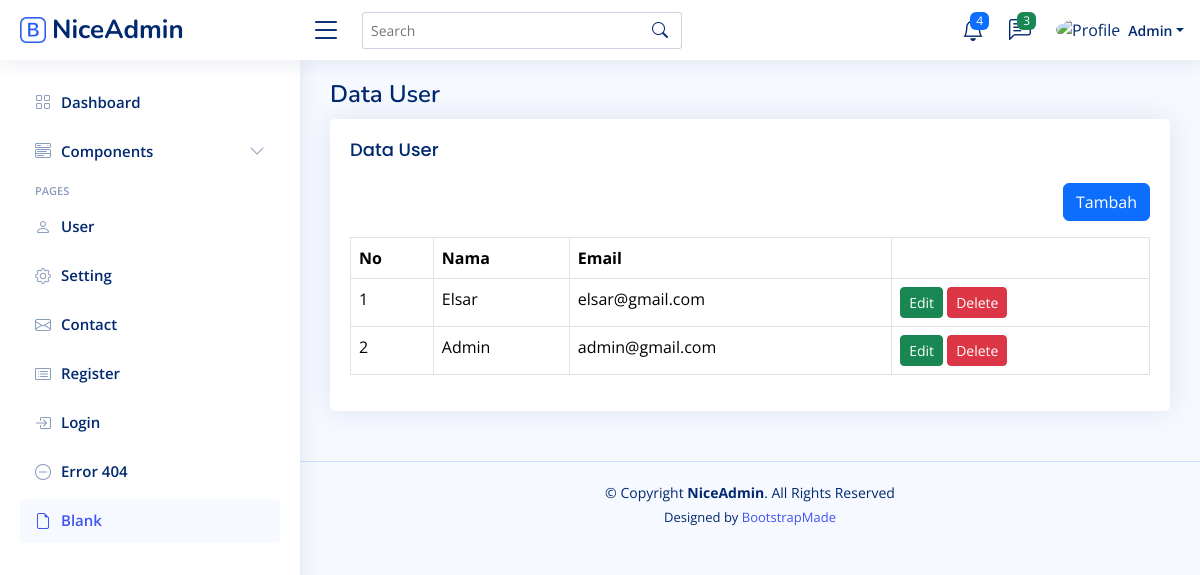
Screenshot of /admin/home.php?page=user (signed in) with the database file from the repository.
### tables this page shows
CREATE TABLE `users` (
  `id` int(11) NOT NULL,
  `name` varchar(50) NOT NULL,
  `email` varchar(50) NOT NULL,
  `password` varchar(100) NOT NULL,
  `created_at` timestamp NOT NULL DEFAULT current_timestamp(),
  `updated_at` timestamp NULL DEFAULT NULL ON UPDATE current_timestamp()
);

### admin/content/user.php (the view)
<?php
$query = mysqli_query($koneksi, "SELECT * FROM users ORDER BY id DESC");
$rows = mysqli_fetch_all($query, MYSQLI_ASSOC);
?>
<div class="pagetitle">
  <h1>Data User</h1>
</div>
<section class="section">
  <div class="row">
    <div class="col-lg-12">
      <div class="card">
        <div class="card-body">
          <h5 class="card-title">Data User</h5>
          <div class="mb-3" align="right">
            <a href="?page=tambah-user" class="btn btn-primary">Tambah</a>
          </div>
          <table class="table table-bordered">
            <thead>
              <tr>
                <th>No</th>
                <th>Nama</th>
                <th>Email</th>
                <th></th>
              </tr>
            </thead>
            <tbody>
              <?php foreach ($rows as $key => $row): ?>
                <tr>
                  <td><?php echo $key += 1 ?></td>
                  <td><?php echo $row['name'] ?></td>
                  <td><?php echo $row['email'] ?></td>
                  <td>
                    <a href="?page=tambah-user&edit=<?php echo $row['id'] ?>" class="btn btn-sm btn-success">Edit</a>
                    <a onclick="return confirm('Apakah anda yakin akan menghapus data ini??')"
                      href="?page=tambah-user&delete=<?php echo $row['id'] ?>" class="btn btn-sm btn-danger">Delete</a>
                  </td>
                </tr>
              <?php endforeach ?>
            </tbody>
          </table>
        </div>
      </div>
    </div>
  </div>
</section>

### admin/assets/css/style.css (style rules this page uses)
:root { scroll-behavior: smooth; }
body { font-family: "Open Sans", sans-serif; background: #f6f9ff; color: #444444; }
a { color: #4154f1; text-decoration: none; }
h1, h2, h3, h4, h5, h6 { font-family: "Nunito", sans-serif; }
.pagetitle { margin-bottom: 10px; }
.pagetitle h1 { font-size: 24px; margin-bottom: 0; font-weight: 600; color: #012970; }
.card { margin-bottom: 30px; border: none; border-radius: 5px; box-shadow: 0px 0 30px rgba(1, 41, 112, 0.1); }
.card-title { padding: 20px 0 15px 0; font-size: 18px; font-weight: 500; color: #012970; font-family: "Poppins", sans-serif; }
.card-body { padding: 0 20px 20px 20px; }

### rows the page displays
users: key "1", name "Elsar", email "elsar@gmail.com"
users: key "2", name "Admin", email "admin@gmail.com"

### other values shown
$_SESSION['NAME'] "Admin"
